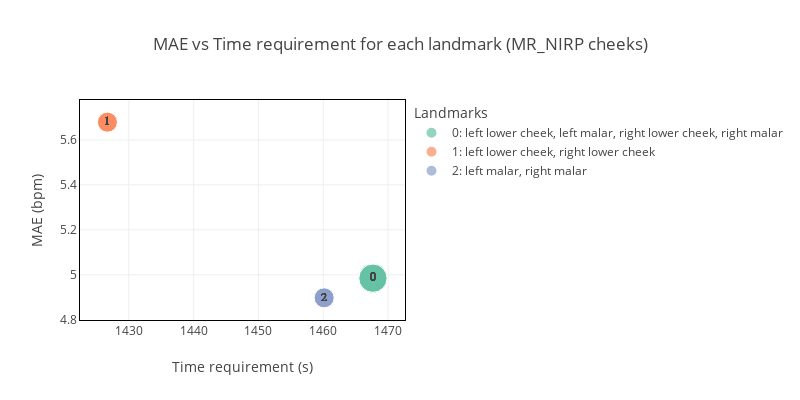

Notebook source saved alongside this figure:
### Code cell
roi = 'cheeks'
df = pd.read_hdf(f'../results/test_landmarks/h5/{dataset_name}/{dataset_name}_landmarks_in_roi.h5', key='df')\
        .query(f'ROI == "{roi}"')
# df = pd.read_hdf(f'../results/test_landmarks/h5/{dataset_name}/{dataset_name}_{roi}.h5', key='df')
df = pd.concat([df, df_all.query(f'ROI == "{roi}"')]).reset_index(drop=True)    
metric = 'MAE'

df, rankings = get_rankings_roi(df, dataset_name, metric)
fig, axs = plt.subplots(1,2,figsize=(15,4))
fig, axs = plot_bar_roi(df, rankings, roi, dataset_name, ncol=2, fig=fig, axs=axs)
plt.show()

fig, axs = plt.subplots(1,2,figsize=(12,4))
fig, axs = plot_box_roi(df, rankings, roi, dataset_name, ncol=1, fig=fig, axs=axs)
plt.show()

df1, fig, ax = plot_bubble_roi(df, metric, dataset_name, roi, fig, ax, size=[800,400])
fig.show()


# print the worst video landmarks combination
df.sort_values('MAE',ascending=False).groupby('video').head(1)[['method','dataset','videoFilename','landmarks','MAE','RMSE','PCC','video','score']]

### Figure 1 — Plotly figure (JSON) as saved in the notebook; plotly's stock layout.template omitted (floating-point values rounded to 4 significant figures)
{"data": [{"customdata": [["0: left lower cheek, left malar, right lower cheek, right malar"], ["0: left lower cheek, left malar, right lower cheek, right malar"], ["0: left lower cheek, left malar, right lower cheek, right malar"], ["0: left lower cheek, left malar, right lower cheek, right malar"], ["0: left lower cheek, left malar, right lower cheek, right malar"], ["0: left lower cheek, left malar, right lower cheek, right malar"], ["0: left lower cheek, left malar, right lower cheek, right malar"], ["0: left lower cheek, left malar, right lower cheek, right malar"], ["0: left lower cheek, left malar, right lower cheek, right malar"], ["0: left lower cheek, left malar, right lower cheek, right malar"], ["0: left lower cheek, left malar, right lower cheek, right malar"], ["0: left lower cheek, left malar, right lower cheek, right malar"], ["0: left lower cheek, left malar, right lower cheek, right malar"], ["0: left lower cheek, left malar, right lower cheek, right malar"], ["0: left lower cheek, left malar, right lower cheek, right malar"]], "hovertemplate": "Landmarks=%{customdata[0]}<br>Time requirement (s)=%{x}<br>MAE (bpm)=%{y}<br>Number of landmarks=%{marker.size}<br>landmarks_id=%{text}<extra></extra>", "legendgroup": "0: left lower cheek, left malar, right lower cheek, right malar", "marker": {"color": "rgb(102,194,165)", "size": [4, 4, 4, 4, 4, 4, 4, 4, 4, 4, 4, 4, 4, 4, 4], "sizemode": "area", "sizeref": 0.01, "symbol": "circle"}, "mode": "markers+text", "name": "0: left lower cheek, left malar, right lower cheek, right malar", "orientation": "v", "showlegend": true, "text": [0, 0, 0, 0, 0, 0, 0, 0, 0, 0, 0, 0, 0, 0, 0], "textfont": {"family": "Courier New", "size": 12}, "textposition": "middle center", "type": "scatter", "x": [1468.0, 1468.0, 1468.0, 1468.0, 1468.0, 1468.0, 1468.0, 1468.0, 1468.0, 1468.0, 1468.0, 1468.0, 1468.0, 1468.0, 1468.0], "xaxis": "x", "y": [4.985, 4.985, 4.985, 4.985, 4.985, 4.985, 4.985, 4.985, 4.985, 4.985, 4.985, 4.985, 4.985, 4.985, 4.985], "yaxis": "y"}, {"customdata": [["1: left lower cheek, right lower cheek"], ["1: left lower cheek, right lower cheek"], ["1: left lower cheek, right lower cheek"], ["1: left lower cheek, right lower cheek"], ["1: left lower cheek, right lower cheek"], ["1: left lower cheek, right lower cheek"], ["1: left lower cheek, right lower cheek"], ["1: left lower cheek, right lower cheek"], ["1: left lower cheek, right lower cheek"], ["1: left lower cheek, right lower cheek"], ["1: left lower cheek, right lower cheek"], ["1: left lower cheek, right lower cheek"], ["1: left lower cheek, right lower cheek"], ["1: left lower cheek, right lower cheek"], ["1: left lower cheek, right lower cheek"]], "hovertemplate": "Landmarks=%{customdata[0]}<br>Time requirement (s)=%{x}<br>MAE (bpm)=%{y}<br>Number of landmarks=%{marker.size}<br>landmarks_id=%{text}<extra></extra>", "legendgroup": "1: left lower cheek, right lower cheek", "marker": {"color": "rgb(252,141,98)", "size": [2, 2, 2, 2, 2, 2, 2, 2, 2, 2, 2, 2, 2, 2, 2], "sizemode": "area", "sizeref": 0.01, "symbol": "circle"}, "mode": "markers+text", "name": "1: left lower cheek, right lower cheek", "orientation": "v", "showlegend": true, "text": [1, 1, 1, 1, 1, 1, 1, 1, 1, 1, 1, 1, 1, 1, 1], "textfont": {"family": "Courier New", "size": 12}, "textposition": "middle center", "type": "scatter", "x": [1427.0, 1427.0, 1427.0, 1427.0, 1427.0, 1427.0, 1427.0, 1427.0, 1427.0, 1427.0, 1427.0, 1427.0, 1427.0, 1427.0, 1427.0], "xaxis": "x", "y": [5.679, 5.679, 5.679, 5.679, 5.679, 5.679, 5.679, 5.679, 5.679, 5.679, 5.679, 5.679, 5.679, 5.679, 5.679], "yaxis": "y"}, {"customdata": [["2: left malar, right malar"], ["2: left malar, right malar"], ["2: left malar, right malar"], ["2: left malar, right malar"], ["2: left malar, right malar"], ["2: left malar, right malar"], ["2: left malar, right malar"], ["2: left malar, right malar"], ["2: left malar, right malar"], ["2: left malar, right malar"], ["2: left malar, right malar"], ["2: left malar, right malar"], ["2: left malar, right malar"], ["2: left malar, right malar"], ["2: left malar, right malar"]], "hovertemplate": "Landmarks=%{customdata[0]}<br>Time requirement (s)=%{x}<br>MAE (bpm)=%{y}<br>Number of landmarks=%{marker.size}<br>landmarks_id=%{text}<extra></extra>", "legendgroup": "2: left malar, right malar", "marker": {"color": "rgb(141,160,203)", "size": [2, 2, 2, 2, 2, 2, 2, 2, 2, 2, 2, 2, 2, 2, 2], "sizemode": "area", "sizeref": 0.01, "symbol": "circle"}, "mode": "markers+text", "name": "2: left malar, right malar", "orientation": "v", "showlegend": true, "text": [2, 2, 2, 2, 2, 2, 2, 2, 2, 2, 2, 2, 2, 2, 2], "textfont": {"family": "Courier New", "size": 12}, "textposition": "middle center", "type": "scatter", "x": [1460.0, 1460.0, 1460.0, 1460.0, 1460.0, 1460.0, 1460.0, 1460.0, 1460.0, 1460.0, 1460.0, 1460.0, 1460.0, 1460.0, 1460.0], "xaxis": "x", "y": [4.898, 4.898, 4.898, 4.898, 4.898, 4.898, 4.898, 4.898, 4.898, 4.898, 4.898, 4.898, 4.898, 4.898, 4.898], "yaxis": "y"}], "layout": {"height": 400, "legend": {"itemsizing": "constant", "title": {"text": "Landmarks"}, "tracegroupgap": 0}, "title": {"text": "MAE vs Time requirement for each landmark (MR_NIRP cheeks)"}, "width": 800, "xaxis": {"anchor": "y", "domain": [0, 1], "linecolor": "black", "mirror": true, "showline": true, "title": {"text": "Time requirement (s)"}}, "yaxis": {"anchor": "x", "domain": [0, 1], "linecolor": "black", "mirror": true, "showline": true, "title": {"text": "MAE (bpm)"}}}}
